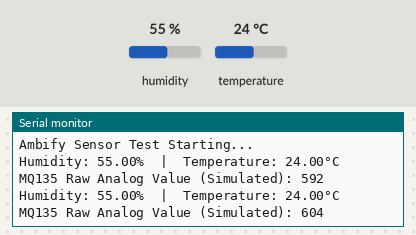
Bench run of a sketch on a simulated ESP32. Parts: the last lines printed to the serial monitor. The inputs (shaded band) are chosen by the test bench; at power-on: humidity 55 %, temperature 24 °C. Random numbers use the default seed unless the sketch sets one.

Above: at 4.8 s.
4.9 s: humidity set to 22 %
At 7.2 s:
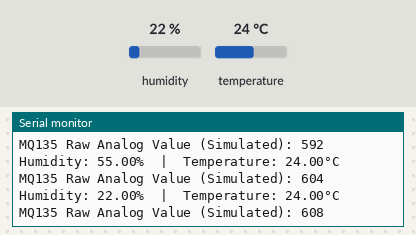
7.9 s: temperature set to 12 °C
At 8.5 s:
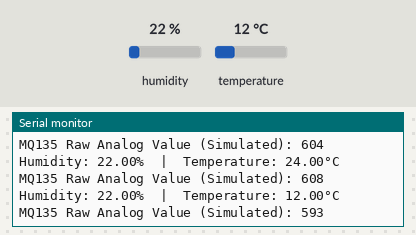
10.9 s: humidity set to 40 %
At 13.4 s:
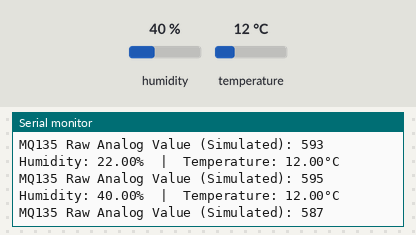
Timing chart, 0 to 14.9 s (numbered marks = the images above; inputs shaded):
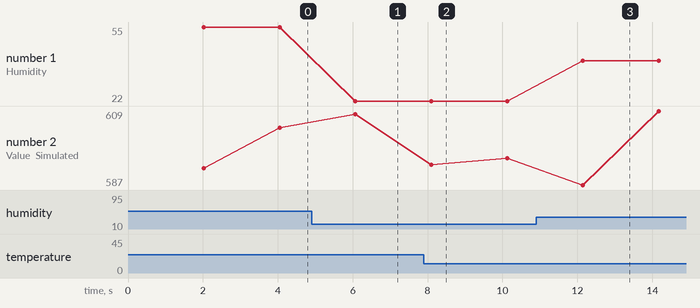

The sketch:

test.ino
```cpp
#include "DHT.h"

// --- Define Pins ---
#define DHTPIN 4       // DHT11 Data pin connected to P4
#define MQ135PIN 34    // MQ135 Analog pin connected to P34

// --- Define Sensor Type ---
#define DHTTYPE DHT11  // Let the library know we are using the DHT11

// Initialize the DHT sensor
DHT dht(DHTPIN, DHTTYPE);

void setup() {
  // Start the serial monitor at a baud rate of 115200
  Serial.begin(115200);
  Serial.println("Ambify Sensor Test Starting...");

  // Start the DHT sensor
  dht.begin();

  // The MQ135 needs a little time to heat up, but we'll start reading immediately for the test
}

void loop() {
  // Wait a few seconds between measurements
  delay(2000);

  // --- Read DHT11 ---
  float humidity = dht.readHumidity();
  float temperature = dht.readTemperature(); // Read temperature as Celsius

  // Check if any reads failed and exit early (to try again)
  if (isnan(humidity) || isnan(temperature)) {
    Serial.println("Failed to read from DHT sensor!");
  } else {
    Serial.print("Humidity: ");
    Serial.print(humidity);
    Serial.print("%  |  Temperature: ");
    Serial.print(temperature);
    Serial.println("°C");
  }

// --- Simulated MQ135 for Demo ---
// We create a baseline and add a random "jitter" to look realistic
int baseline = 600;
int fluctuation = random(-15, 15); // Adds/subtracts up to 15
int rawGasValue = baseline + fluctuation;

Serial.print("MQ135 Raw Analog Value (Simulated): ");
Serial.println(rawGasValue);
}
```

Measured:
- after the input at 4.9 s, the serial monitor: prints a new line after 1.2 s (image 1)
- after the input at 7.9 s, the serial monitor: prints a new line after 0.20 s (image 2)
- after the input at 10.9 s, the serial monitor: prints a new line after 1.2 s (image 3)
- plotted number 1: 55 → 22 after the input at 4.9 s, 22 → 40 after the input at 10.9 s
